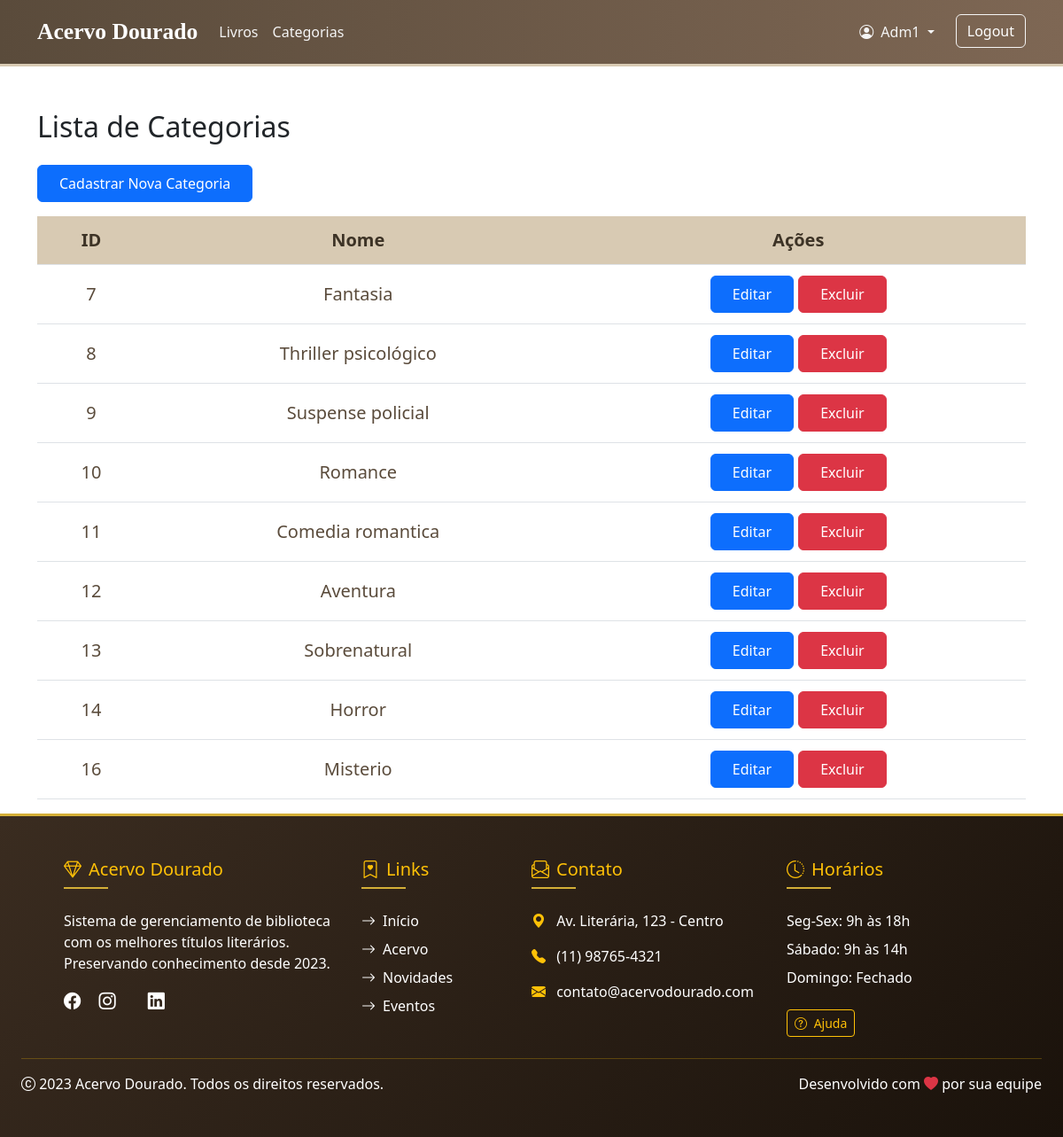
Page /views/categoria/index.php (signed in) on the committed database.
### tables this page shows
CREATE TABLE `categoria` (
  `id_categoria` int(11) NOT NULL,
  `nome_categoria` varchar(100) NOT NULL
);

### config/db.php (called while the page is built, shortened)
<?php
class Database {
    private $host = "localhost";
    private $dbname = "biblioteca";
    private $username = "root";
    private $password = "";
    private $pdo;
    public function __construct() {
        try {
            $dsn = "mysql:host={$this->host};dbname={$this->dbname};charset=utf8";
            $this->pdo = new PDO($dsn, $this->username, $this->password, [
                PDO::ATTR_ERRMODE => PDO::ERRMODE_EXCEPTION
            ]);
        } catch (PDOException $e) {
            die("Erro de conexão: " . $e->getMessage());
        }
    }
    public function getConnection() {
        return $this->pdo;
    }
}
?>

### model/CategoriaModel.php (called while the page is built, shortened)
<?php
require_once __DIR__ . '/../config/db.php';
class CategoriaModel {
    private $pdo;
    public function __construct() {
        $db = new Database();
        $this->pdo = $db->getConnection();
    }
    public function listarTodos() {
        $stmt = $this->pdo->query("SELECT * FROM categoria");
        return $stmt->fetchAll(PDO::FETCH_ASSOC);
    }
}

### views/categoria/index.php (the view, shortened to what this page needs)
<?php
require_once "../../model/CategoriaModel.php";
$categoria = new CategoriaModel;
$listar = $categoria->listarTodos();
require_once __DIR__ . '/../../public/partials/header.php';
require_once __DIR__ . '/../../public/partials/navbar.php';
?>
    <div class="container mt-4">
      <h2>Lista de Categorias</h2>
      <a href="new.php" class="btn btn-primary mb-3 mt-3 px-4 py-2">Cadastrar Nova Categoria</a>
      <table class="table table-hover table-custom fs-5 text-center">
        <thead>
          <tr>
            <th scope="col">ID</th>
            <th scope="col">Nome</th>
            <th scope="col">Ações</th>
          </tr>
        </thead>
        <tbody>
          <?php foreach ($listar as $listars): ?>
            <tr>
              <td><?= htmlspecialchars($listars['id_categoria']) ?></td>
              <td><?= htmlspecialchars(ucfirst(strtolower($listars['nome_categoria']))) ?></td>
              <td>
                <a href="edit.php?id_categoria=<?= $listars['id_categoria'] ?>" class="btn  btn-primary px-4 py-2">Editar</a>
                <a href="../../controller/CategoriaController.php?acao=excluir&id=<?= $listars['id_categoria'] ?>" class="btn  btn-danger px-4 py-2" onclick="return confirm('Tem certeza que deseja excluir?')">Excluir</a>
              </td>
            </tr>
          <?php endforeach; ?>
        </tbody>
      </table>
    </div>
<?php require_once __DIR__ . '/../../public/partials/footer.php' ?>

### public/partials/css/style.css (style rules this page uses)
:root { --primary-color: #5a4b3b; --secondary-color: #7e6754; --accent-color: #d8cab3; --text-dark: #3d3326; --text-medium: #5a4b3b; --text-light: #7c6f63; --white: #ffffff; --off-white: #f8f6f4; }
html, body { height: 100%; }
body { padding-top: 6 !important; margin-top: 0 !important; display: flex; flex-direction: column; }
.table { font-size: 1rem; border-collapse: collapse; }
.table th, .table td { padding: 0.75rem 1rem; vertical-align: middle; }
.table th { background-color: var(--accent-color); color: var(--text-dark); font-weight: bold; }
.table td { color: var(--text-medium); }

### views/categoria/index.php (style rules this page uses)
body { padding-top: 100px; }

### rows in the picture
categoria: id_categoria "7", nome_categoria "Fantasia"
categoria: id_categoria "8", nome_categoria "Thriller psicológico"
categoria: id_categoria "9", nome_categoria "Suspense policial"
categoria: id_categoria "10", nome_categoria "Romance"
categoria: id_categoria "11", nome_categoria "Comedia romantica"
categoria: id_categoria "12", nome_categoria "Aventura"
categoria: id_categoria "13", nome_categoria "Sobrenatural"
categoria: id_categoria "14", nome_categoria "Horror"
categoria: id_categoria "16", nome_categoria "Misterio"

### other values in the picture
$_SESSION['nome'] "Adm1"
